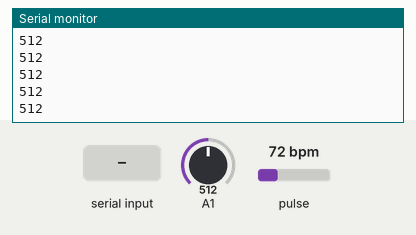
Simulated run of this sketch. Board: Arduino Uno, built with avr-gcc and run on an emulated ATmega328P. Shown: the last lines printed to the serial monitor. The test bench sets the inputs (shaded band); at power-on: pulse 72 bpm, A1 = 512. EEPROM starts erased.

Above: at 4.6 s.
4.7 s: pulse set to 42 bpm
At 5.82 s:
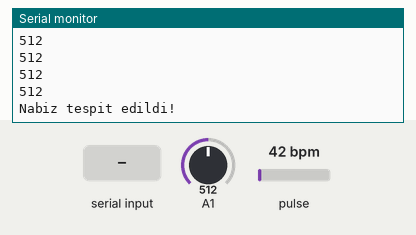
6.2 s: A1 set to 560
At 6.23 s:
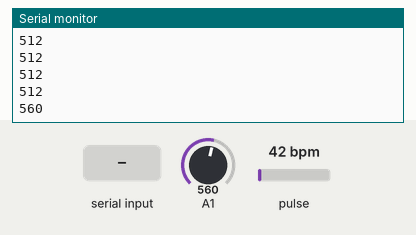
7.7 s: pulse set to 130 bpm
At 7.73 s:
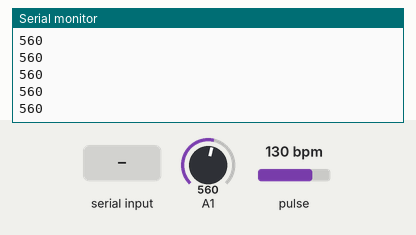
10.7 s: "1" received over Serial
12.2 s: "0" received over Serial
13.7 s: pulse set to 100 bpm
At 14.25 s:
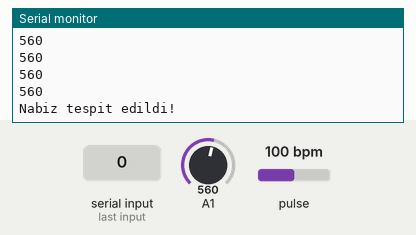
Timing chart, 0 to 16.7 s (numbered marks = the images above; inputs shaded):
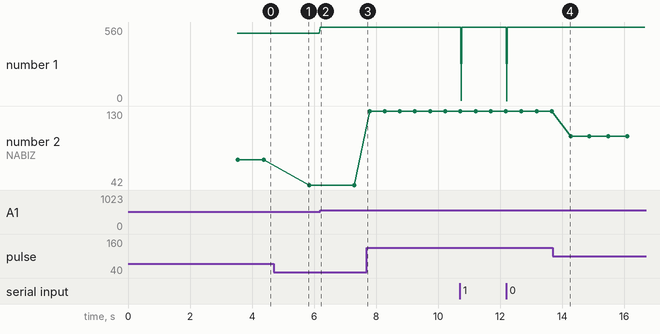

Measured:
- after the input at 6.2 s, the serial monitor: prints a new line at once (image 2)
- plotted number 1: 512 → 560 after the input at 6.2 s
- plotted number 2: 72 → 42 after the input at 4.7 s, 42 → 130 after the input at 7.7 s, 130 → 100 after the input at 13.7 s

The sketch:

My_holter.ino
```cpp
#include <SoftwareSerial.h>
#include <EEPROM.h>
#include <PulseSensorPlayground.h>  // Pulse Sensör kütüphanesi
#define TxD 2
#define RxD 3
#define USE_ARDUINO_INTERRUPTS true // kısa süreli kesinti tanımlıyoruz

//bluetooth için
SoftwareSerial mySerial(RxD, TxD);
String data; // String türünde data adında bir değişken tanımlıyoruz
// Nabız için değişkenler
const int PulseWire = 0;   // Pulse Sensörünün Mor Kablosu ANALOG PIN 0 da
int Threshold = 550;       // Hangi sinyal seviyesinden itibaren kalp atımı olarak kabul edileceğine karar vermek için bir eşik değeri tanımlıyoruz
PulseSensorPlayground pulseSensor;   // PulseSensor kütüphanesinde bulunan fonksiyonları kullanabilmek için bir nesne oluşturulur.
char Incoming_value = 0;

void setup() {
 Serial.begin(9600);
 mySerial.begin(9600); // Bluetooth için

Serial.begin(9600); // IDE monitor Tools -> Serial Monitor
 int eepromBellek = EEPROM.length();
  for (int i = 0 ; i < eepromBellek ; i++) {EEPROM.write(i, '\0');}

Serial.begin(9600); // Haberleşme baudrate hızı 9600

 // PulseSensor nesnesine değerler atanır.
  pulseSensor.analogInput(PulseWire);
  pulseSensor.setThreshold(Threshold); // Eşik değeri atanır.
if (pulseSensor.begin()) {
    Serial.println("Sensör basariyla çalistirildi.");
  }
}

void loop() {
  Serial.println(analogRead(1));// EKG modülü için
  delay(20);//gecikme sürecimiz

while(Serial.available() > 0) // bağlantı kuruluyken
{
delay(10); // 10ms zaman gecikmesi
char c = Serial.read(); // gelen veriyi karakterlere bölmek için c adında karakter tanımlıyoruz
data += c; // String türündeki data değişkenimiz karakterlerin toplamına eşitlendi
}

if(data.length() >0) // gelen verinin uzunluğu 0 dan büyükse
{
Serial.println(data); // gelen veriyi serial monitöre yaz
}
data = ""; // gelen veriyi sıfırla

  // pulseSensor nesnesindeki kalp atış hızını integer olarak döndüren fonksiyonu çağırır. Kalp atış hızı "nabiz" değişkenine aktarılır.
  int nabiz = pulseSensor.getBeatsPerMinute();
  // Kalp atışının gerçekleşip gerçekleşmediğini kontrol eder. Eğer sensöre gelen sinyal belirlenen eşiğin üzerinde ise kalp atışı gerçekleşmiş kabul edilir ve “true” döndürülür.
   if (pulseSensor.sawStartOfBeat()) {
    Serial.println("Nabiz tespit edildi! ");
    // Sensöre gelen sinyal eşik değerinin üzerinde ise ise çıktı olarak "nabiz tespit edildi" yazdırılır.

    Serial.print("NABIZ: ");  // Output’a “NABIZ: “ yazdırılır.
    Serial.println(nabiz);    // “nabiz” değişkenindeki değer çıktıya yazdırılır.
  }
  delay(20);    // döngü yeniden çalıştırılmadan önce 20 milisaniye beklenir.

}
```
